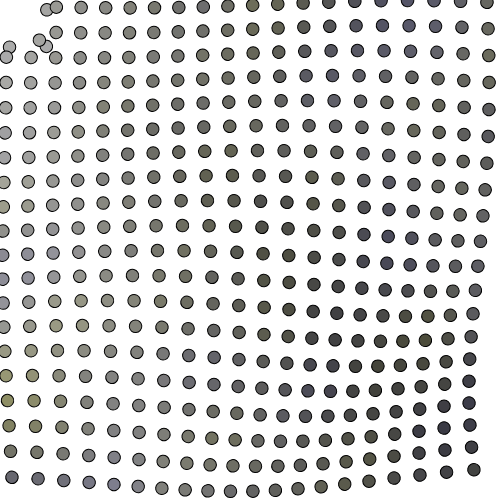
Frame 1 (no input)
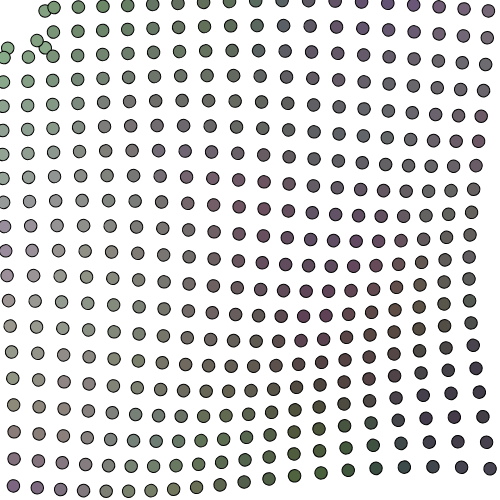
Frame 60 (no input)
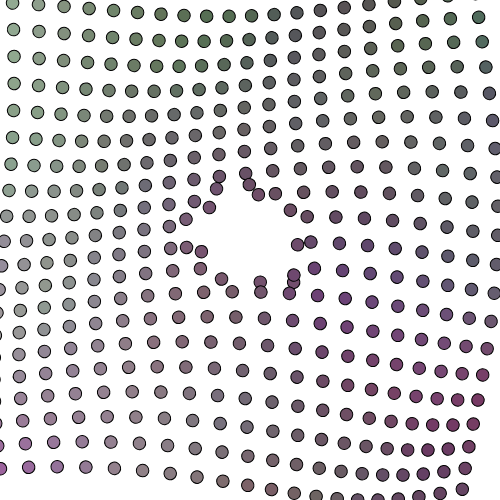
Frame 120 (the mouse pressed at the canvas centre since frame 60)

The p5.js sketch that drew these frames (run headless with seeded random() and noise() and a simulated clock; from frame 60 on, the mouse is pressed at the canvas centre):

// p5.js sketch
// ── sketch.js
/*
* STEP 7
  The code is using Perlin and Simplex noise functions to generate random values that 
are used to determine the color and movement of dots on a canvas.
Perlin and Simplex noise functions are good choices for generating smooth, continuous, 
and natural-looking random values that are suitable for creating organic patterns, textures, 
and animations.
  In this code, Perlin noise is used to calculate the red and blue components of the dot's color, 
while Simplex noise is used to calculate the green component. Additionally, Simplex noise is 
used to calculate the vector from the mouse to the dot to move the dots away from the mouse when 
it's too close. Finally, the wave function uses the phase angle, which is also calculated using 
Perlin noise, to rotate the ellipse drawn at the transformed origin.
The map() function is used in the code to convert a Simplex noise value, which is in the range of 0 to 1, 
to a color value in the range of 0 to 255 for the green component of the dot's color.

  The map() function is a useful tool for converting values from one range to another range. 
In this case, the map() function is used to remap the Simplex noise value to the appropriate range 
for the green component of the color.
  Without using the map() function, the noise value would need to be manually scaled to the appropriate 
range using arithmetic operations, which can be cumbersome and error-prone.

This code block is used to move the dots away from the mouse if the distance between them is less 
than a certain threshold (in this case, 50 pixels). A bit like the tickle walker assignment from week 6. 
When the distance is less than 50 pixels, the code calculates the direction vector from the mouse to the dot 
and sets its magnitude to 50 divided by the distance multiplied by 10. This is done to make the movement away 
from the mouse more pronounced.

The xPos and yPos variables are then updated by adding the x and y components of the direction vector, respectively. 
This causes the dot to move away from the mouse along the direction vector.

By doing this, the code creates an interactive effect where the dots move away from the mouse when it gets too 
close, adding an extra layer of interactivity to the sketch.

*/

function setup()
{
    createCanvas(500, 500);
    background(255);
}

function draw()
{
    background(255);

    var noOfDots = 20;
    var size = width/noOfDots;

    for (var x = 0; x < noOfDots; x++)
    {
      for (var y = 0; y < noOfDots; y++)
      {
        // your code here
        // STEP 1
        var halfSize = size / 2 ;               // Half the size of the dots based on the "size"
        var xPos = x * size + halfSize / 2;     // x position of the dot on the canvas based on the row and column position of the dot in the grid
        var yPos = y * size + halfSize / 2;     // y position of the dot on the canvas based on the row and column position of the dot in the grid
        
        // STEP 2 
        // Uses Perlin noise to calculate the red and blue colors
        var r = noise(
          x * 0.05, 
          y * 0.05, 
          frameCount * 0.01
          ) * 255; // Red 
        
        var b = noise(
          x * 0.06, 
          y * 0.06, 
          frameCount * 0.01
          ) * 255; // Blue
  
        // STEP 6
        // Uses Simplex noise to calculate the green component
        var g = map(
          noise(
            (x + frameCount * 0.005) * 0.05,
            (y + frameCount * 0.005) * 0.05
          ),
          0,
          1,
          0,
          255
        );
        
        // STEP 3
        var newColor = color(r, g, b);  // calculate the green component of the dot's color using Simplex noise

        // STEP 5
        // Calculate the noise value for the wave animation
        var phaseAngle = (xPos + yPos) * 0.01 + frameCount * 0.02 + mouseX * 0.01;

        // STEP 6
        // Calculates the vector from the mouse to the dot
        var mousePos = createVector(mouseX, mouseY);      // Creates a vector representing the current mouse position
        var dotPos = createVector(xPos, yPos);            // Creates a vector representing the position of the dot
        var direction = p5.Vector.sub(dotPos, mousePos);  // Calculates the direction vector from the mouse to the dot  
        var distance = direction.mag();                   // Calculates the distance between the mouse and the dot

        // Move the dot away from the mouse if it's too close
        if (distance < 50) {                                // Checks if the distance between the mouse and dot is less than 50 pixels.
          direction.setMag(50 / distance * 10);               // Sets the magnitude of the direction vector to move the dot away from the mouse.
          xPos += direction.x;                              // Updates the dot's position by adding the x and y components of the direction 
          yPos += direction.y;
        }
        wave(xPos, yPos, halfSize, newColor, phaseAngle); // Replace params with the necessary parameters
        
      }
    }
}


function wave(xPos, yPos, halfSize, newColor, phaseAngle) // replace params with the necessary parameters
{
 // your code here
 fill(newColor);            // Gives dots with colour generated by the noise function 

 // STEP 4
 push();                    // Save the current state of the drawing matrix
  translate(xPos, yPos);    // Move the origin of the drawing matrix
  rotate(phaseAngle);       // Rotate the drawing matrix
  ellipse(phaseAngle, phaseAngle, halfSize, halfSize);  // Draw the ellipse at the transformed origin
 pop();                     // Restore the previous state of the drawing matrix
}
